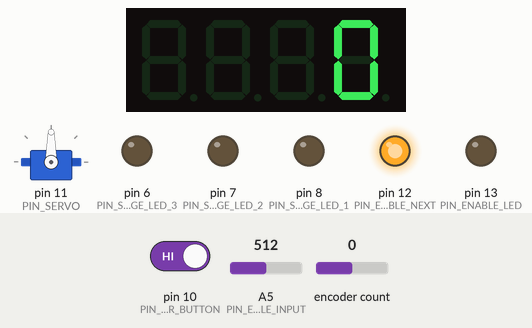
A sketch run on a simulated Arduino Nano, built with avr-gcc and run on an emulated ATmega328P. On the bench: servo, 4-digit seven-segment display, output pins drawn as LEDs (lit = HIGH). The test bench sets the inputs (shaded band); at power-on: A5 (PIN_ENABLE_INPUT) = 512, encoder count 0, pin 10 (PIN_ENCODER_BUTTON) HIGH.

Above: at 1.2 s.
1.3 s: A5 (PIN_ENABLE_INPUT) set to 489
At 1.7 s:
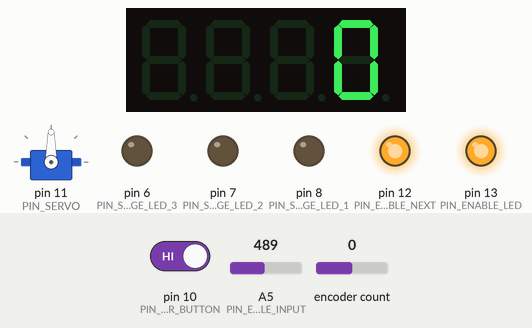
2.8 s: encoder count set to 1
At 3.5 s:
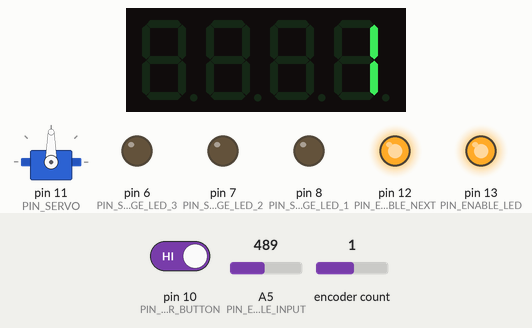
4.3 s: encoder count set to 2
At 5.2 s:
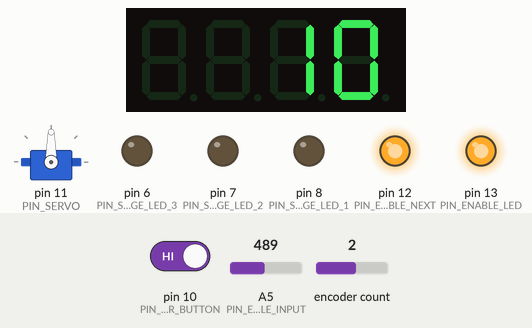
5.8 s: encoder count set to 3
At 6.5 s:
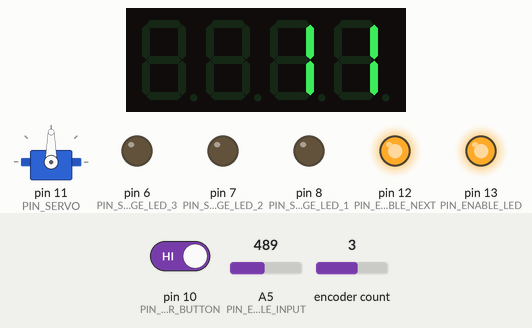
Timing chart, 0 to 8.3 s (numbered marks = the images above; inputs shaded):
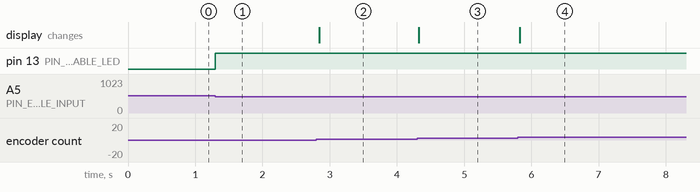

Measured:
- the behaviour switches between 501 and 500 on A5 (PIN_ENABLE_INPUT) (found by bisection; images 0 and 1)
- after the input at 1.3 s, pin 13 (PIN_ENABLE_LED): LOW → HIGH at once
- after the input at 2.8 s, the display: changes at once (image 2)
- after the input at 4.3 s, the display: changes at once (image 3)
- after the input at 5.8 s, the display: changes at once (image 4)

The sketch:

BinaryConversion.ino
```cpp
/*
  Binary Conversion Puzzle — Public Showcase Version

  This sanitized firmware demonstrates a three-stage number-conversion puzzle.
  The original production answers are intentionally excluded.

  Hardware:
  - Arduino Nano
  - TM1637 four-digit display
  - Rotary encoder with push button
  - Three status LEDs
  - Servo-controlled lock
  - Enable input from the previous module
  - Enable output for the next module
*/

#include <Encoder.h>
#include <Servo.h>
#include <TM1637Display.h>

// -------------------- Pins --------------------
constexpr uint8_t PIN_DISPLAY_CLK = 5;
constexpr uint8_t PIN_DISPLAY_DIO = 4;

constexpr uint8_t PIN_ENCODER_DT = 2;
constexpr uint8_t PIN_ENCODER_CLK = 3;
constexpr uint8_t PIN_ENCODER_BUTTON = 10;

constexpr uint8_t PIN_STAGE_LED_1 = 8;
constexpr uint8_t PIN_STAGE_LED_2 = 7;
constexpr uint8_t PIN_STAGE_LED_3 = 6;

constexpr uint8_t PIN_SERVO = 11;
constexpr uint8_t PIN_ENABLE_NEXT = 12;
constexpr uint8_t PIN_ENABLE_LED = 13;
constexpr uint8_t PIN_ENABLE_INPUT = A5;

// The original hardware used an active-low module-enable signal.
constexpr uint8_t NEXT_MODULE_IDLE = HIGH;
constexpr uint8_t NEXT_MODULE_ACTIVE = LOW;

// -------------------- Demonstration targets --------------------
// These values are examples and are not the original production answers.
constexpr int DEMO_TARGET_BINARY = 6;
constexpr int DEMO_TARGET_OCTAL = 12;
constexpr int DEMO_TARGET_DECIMAL = 24;

constexpr int MAX_BINARY_VALUE = 15;
constexpr int MAX_OCTAL_VALUE = 4095;
constexpr int MAX_DECIMAL_VALUE = 4095;

// -------------------- Servo --------------------
constexpr int SERVO_LOCK_POSITION = 90;
constexpr int SERVO_UNLOCK_POSITION = 0;

// -------------------- State --------------------
TM1637Display display(PIN_DISPLAY_CLK, PIN_DISPLAY_DIO);
Servo lockServo;
Encoder encoder(PIN_ENCODER_CLK, PIN_ENCODER_DT);

int currentValue = 0;
uint8_t completedStages = 0;
bool previousButtonState = LOW;
long previousEncoderPosition = -999;

// -------------------- Helpers --------------------
void showValueInBase(int value, int base) {
  long displayedValue = 0;
  long decimalPlace = 1;

  do {
    displayedValue += (value % base) * decimalPlace;
    value /= base;
    decimalPlace *= 10;
  } while (value > 0);

  display.showNumberDec(displayedValue);
}

void moveServoToLock() {
  lockServo.write(SERVO_LOCK_POSITION);
}

void moveServoToUnlock() {
  lockServo.write(SERVO_UNLOCK_POSITION);
}

void resetEncoder() {
  encoder.write(0);
  previousEncoderPosition = 0;
  currentValue = 0;
}

void completeCurrentStage() {
  switch (completedStages) {
    case 0:
      digitalWrite(PIN_STAGE_LED_1, HIGH);
      resetEncoder();
      break;

    case 1:
      digitalWrite(PIN_STAGE_LED_2, HIGH);
      resetEncoder();
      break;

    case 2:
      digitalWrite(PIN_STAGE_LED_3, HIGH);
      moveServoToUnlock();
      digitalWrite(PIN_ENABLE_NEXT, NEXT_MODULE_ACTIVE);
      break;

    default:
      break;
  }

  completedStages++;
}

void verifyCurrentValue(int expectedValue) {
  if (currentValue == expectedValue) {
    completeCurrentStage();
  }
}

void updateEncoder(int maximumValue) {
  long newPosition = encoder.read();

  if (newPosition > maximumValue * 4L) {
    newPosition = 0;
    encoder.write(newPosition);
  } else if (newPosition < 0) {
    newPosition = maximumValue * 4L;
    encoder.write(newPosition);
  }

  if (newPosition != previousEncoderPosition) {
    previousEncoderPosition = newPosition;
    currentValue = static_cast<int>(newPosition / 4L);
  }
}

bool buttonWasPressed() {
  const bool currentButtonState = digitalRead(PIN_ENCODER_BUTTON);

  if (previousButtonState == LOW && currentButtonState == HIGH) {
    delay(20);
    previousButtonState = currentButtonState;
    return true;
  }

  previousButtonState = currentButtonState;
  return false;
}

bool moduleIsEnabled() {
  return analogRead(PIN_ENABLE_INPUT) <= 500;
}

void resetPuzzle() {
  completedStages = 0;
  resetEncoder();

  digitalWrite(PIN_STAGE_LED_1, LOW);
  digitalWrite(PIN_STAGE_LED_2, LOW);
  digitalWrite(PIN_STAGE_LED_3, LOW);
  digitalWrite(PIN_ENABLE_NEXT, NEXT_MODULE_IDLE);
  digitalWrite(PIN_ENABLE_LED, LOW);

  moveServoToLock();
  showValueInBase(currentValue, 2);
}

// -------------------- Setup / Loop --------------------
void setup() {
  Serial.begin(9600);

  display.setBrightness(0x0F);

  pinMode(PIN_ENCODER_BUTTON, INPUT);
  pinMode(PIN_STAGE_LED_1, OUTPUT);
  pinMode(PIN_STAGE_LED_2, OUTPUT);
  pinMode(PIN_STAGE_LED_3, OUTPUT);
  pinMode(PIN_ENABLE_NEXT, OUTPUT);
  pinMode(PIN_ENABLE_LED, OUTPUT);
  pinMode(PIN_ENABLE_INPUT, INPUT_PULLUP);

  lockServo.attach(PIN_SERVO);
  previousButtonState = digitalRead(PIN_ENCODER_BUTTON);

  resetPuzzle();
}

void loop() {
  if (!moduleIsEnabled()) {
    digitalWrite(PIN_ENABLE_LED, LOW);
    delay(5);
    return;
  }

  digitalWrite(PIN_ENABLE_LED, HIGH);
  const bool pressed = buttonWasPressed();

  switch (completedStages) {
    case 0:
      updateEncoder(MAX_BINARY_VALUE);
      showValueInBase(currentValue, 2);
      if (pressed) {
        verifyCurrentValue(DEMO_TARGET_BINARY);
      }
      break;

    case 1:
      updateEncoder(MAX_OCTAL_VALUE);
      showValueInBase(currentValue, 8);
      if (pressed) {
        verifyCurrentValue(DEMO_TARGET_OCTAL);
      }
      break;

    case 2:
      updateEncoder(MAX_DECIMAL_VALUE);
      showValueInBase(currentValue, 10);
      if (pressed) {
        verifyCurrentValue(DEMO_TARGET_DECIMAL);
      }
      break;

    default:
      delay(50);
      break;
  }

  delay(2);
}
```
